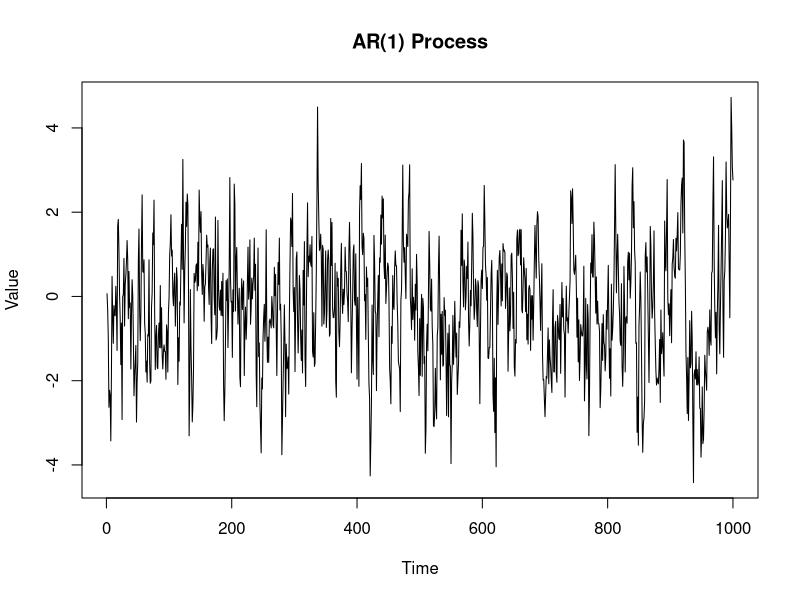
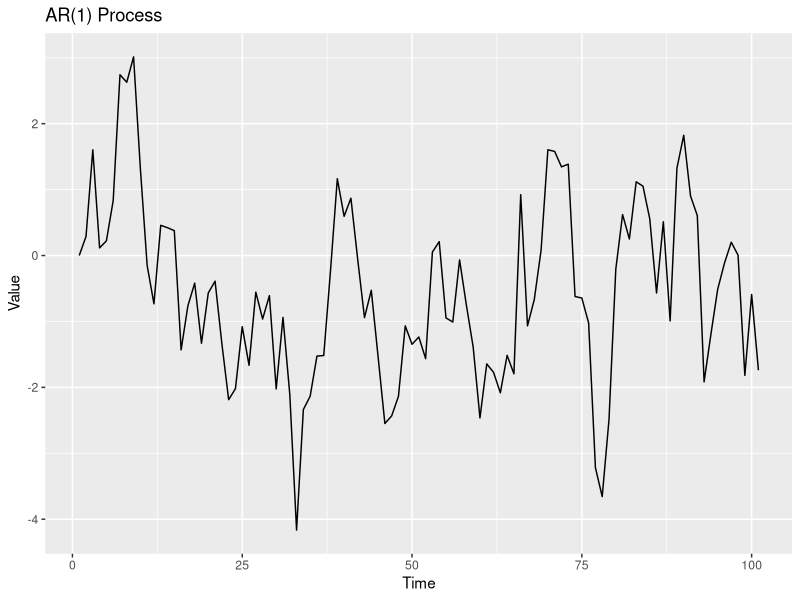
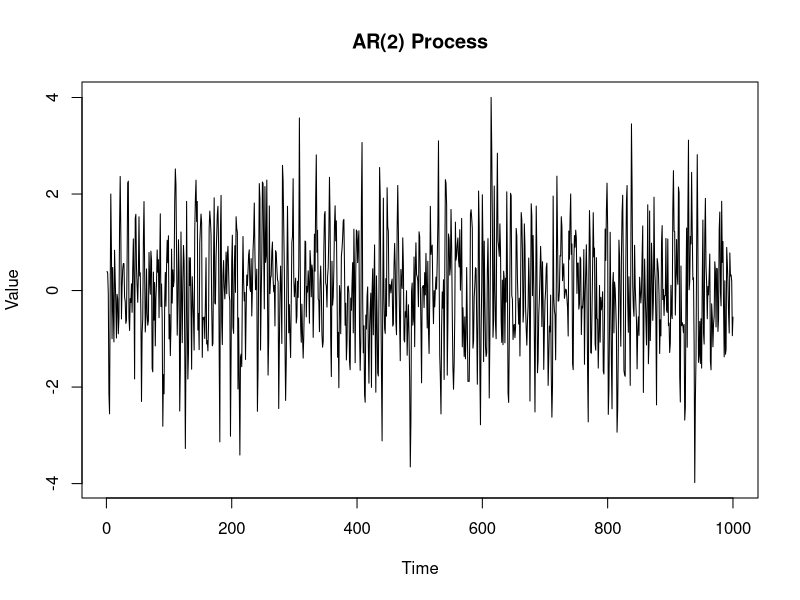
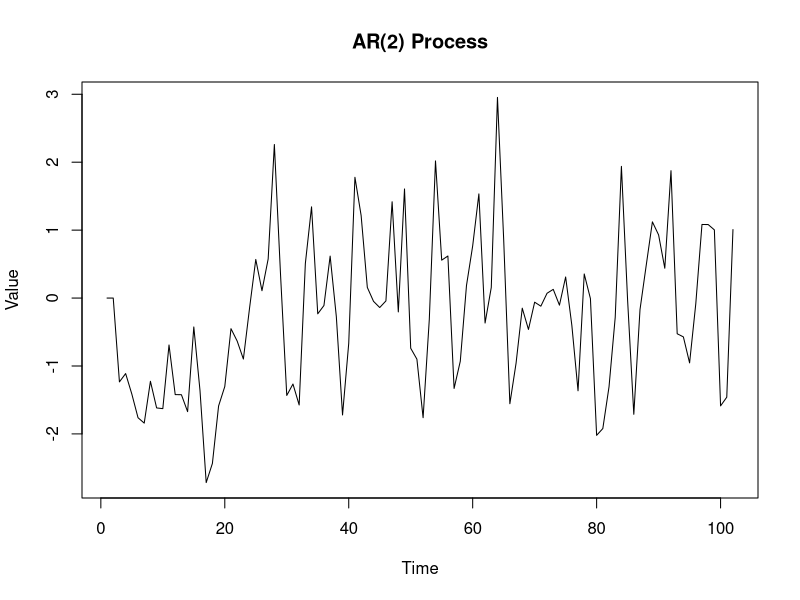
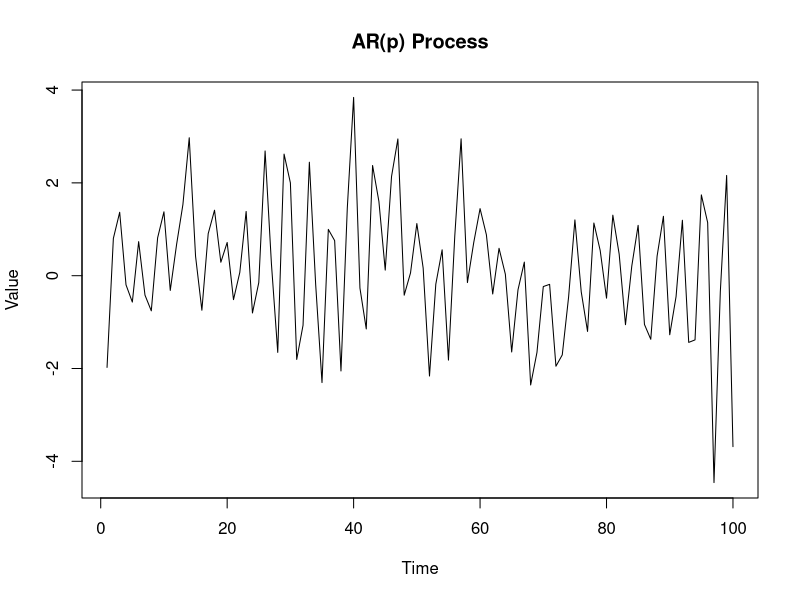
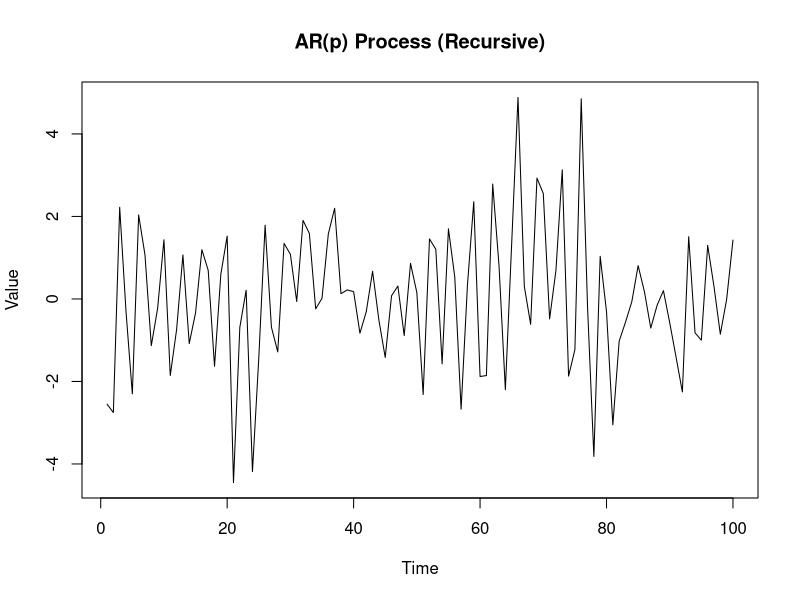

Write R code to recreate these figures, in order.
## ---- chunk 1
# Set the parameters for the AR(1) process
phi <- 0.7  # Autoregressive coefficient
n <- 1000    # Number of observations to generate
# Generate the AR(1) process
ar1_data <- stats::arima.sim(model = list(ar = phi), n = n)

# Plot the generated AR(1) process
plot(ar1_data, type = 'l', main = 'AR(1) Process', ylab = 'Value', xlab = 'Time')

## ---- chunk 2
phi <- 0.7  # Autoregressive coefficient
sigma <- 1  # Standard deviation of the random error
n = 100
generate_AR1 <- function(phi, sigma, n) {
  # Initialize an empty vector to store the generated values
  ar1_data <- numeric(n+1)
  epsilon <- rnorm(n,sd = sigma)
  
  for(i in (1:n)){
    ar1_data[i+1] <- phi*ar1_data[i] + epsilon[i]
  }
  
  # Return the generated AR(1) process
  return(ar1_data)
}
ar1_data_custom <- generate_AR1(phi, sigma, n)
#..........
library(ggplot2)
# Create a data frame for ggplot
ar1_df <- data.frame(Time = 1:(n+1), Value = ar1_data_custom)

# Plot using ggplot
ggplot(ar1_df, aes(x = Time, y = Value)) +
  geom_line() +
  labs(title = "AR(1) Process",
       x = "Time",
       y = "Value")
## ---- chunk 3
# Load the stats package (if not already loaded)
library(stats)

# Set the parameters for the AR(2) process
phi1 <- 0.5  # Autoregressive coefficient for lag 1
phi2 <- -0.3  # Autoregressive coefficient for lag 2
n <- 1000    # Number of observations to generate

# Generate the AR(2) process
ar2_data <- arima.sim(model = list(ar = c(phi1, phi2)), n = n)

# Plot the generated AR(2) process
plot(ar2_data, type = 'l', main = 'AR(2) Process', ylab = 'Value', xlab = 'Time')

## ---- chunk 4
phi1 <- 0.7  # Autoregressive coefficient for lag 1
phi2 <- -0.3  # Autoregressive coefficient for lag 2
sigma <- 1  # Standard deviation of the random error
n <- 100  # Number of observations

generate_AR2 <- function(phi1, phi2, sigma, n) {
  # Initialize an empty vector to store the generated values
  ar2_data <- numeric(n+2)
  epsilon <- rnorm(n, sd = sigma)
  
  for (i in 3:(n+2)) {
    ar2_data[i] <- phi1 * ar2_data[i-1] + phi2 * ar2_data[i-2] + epsilon[i-2]
  }
  
  # Return the generated AR(2) process
  return(ar2_data)
}

# Generate the AR(2) process using the custom function
ar2_data_custom <- generate_AR2(phi1, phi2, sigma, n)

# Plot the generated AR(2) process
plot(ar2_data_custom, type = 'l', main = 'AR(2) Process', ylab = 'Value', xlab = 'Time')

## ---- chunk 5
generate_ARp <- function(phi_list, sigma, n) {
  p <- length(phi_list)  # Number of autoregressive coefficients
  ar_data <- numeric(n + p)  # Initialize vector to store generated values
  epsilon <- rnorm(n, sd = sigma)  # Generate random errors
  
  # Fill in initial values using random errors
  ar_data[1:p] <- epsilon[1:p]
  
  # Generate AR(p) process
  for (i in (p + 1):(n + p)) {
    ar_data[i] <- sum(phi_list * ar_data[(i - p):(i - 1)]) + epsilon[i - p]
  }
  
  # Return the generated AR(p) process
  return(ar_data[(p + 1):(n + p)])
}

# Example usage:
phi_list <- c(0.7, -0.4, 0.2)  # Autoregressive coefficients
sigma <- 1  # Standard deviation of the random error
n <- 100  # Number of observations

# Generate the AR(p) process using the custom function
ar_data_custom <- generate_ARp(phi_list, sigma, n)

# Plot the generated AR(p) process
plot(ar_data_custom, type = 'l', main = 'AR(p) Process', ylab = 'Value', xlab = 'Time')


## ---- chunk 6
generate_ARp_recursive <- function(phi_list, sigma, n) {
  p <- length(phi_list)  # Number of autoregressive coefficients
  
  # Initialize AR(p) data vector
  ar_data <- numeric(n + p)
  
  # Generate random errors
  epsilon <- rnorm(n + p, sd = sigma)
  
  # Initialize AR(1) process for each phi in phi_list
  for (i in 1:p) {
    ar_data[i] <- epsilon[i]
  }
  
  # Recursive AR(1) function
  ar1_recursive <- function(ar_data, phi, index) {
    if (index <= length(ar_data)) {
      ar_data[index] <- phi * ar_data[index - 1] + epsilon[index]
      ar_data <- ar1_recursive(ar_data, phi, index + 1)
    }
    return(ar_data)
  }
  
  # Generate AR(p) process recursively
  for (i in (p + 1):(n + p)) {
    ar_data[i] <- sum(phi_list * ar_data[(i - p):(i - 1)]) + epsilon[i]
  }
  
  # Return the generated AR(p) process
  return(ar_data[(p + 1):(n + p)])
}

# Example usage:
phi_list <- c(0.7, -0.4, 0.2)  # Autoregressive coefficients
sigma <- 1  # Standard deviation of the random error
n <- 100  # Number of observations

# Generate the AR(p) process using the recursive function
ar_data_recursive <- generate_ARp_recursive(phi_list, sigma, n)

# Plot the generated AR(p) process
plot(ar_data_recursive, type = 'l', main = 'AR(p) Process (Recursive)', ylab = 'Value', xlab = 'Time')

